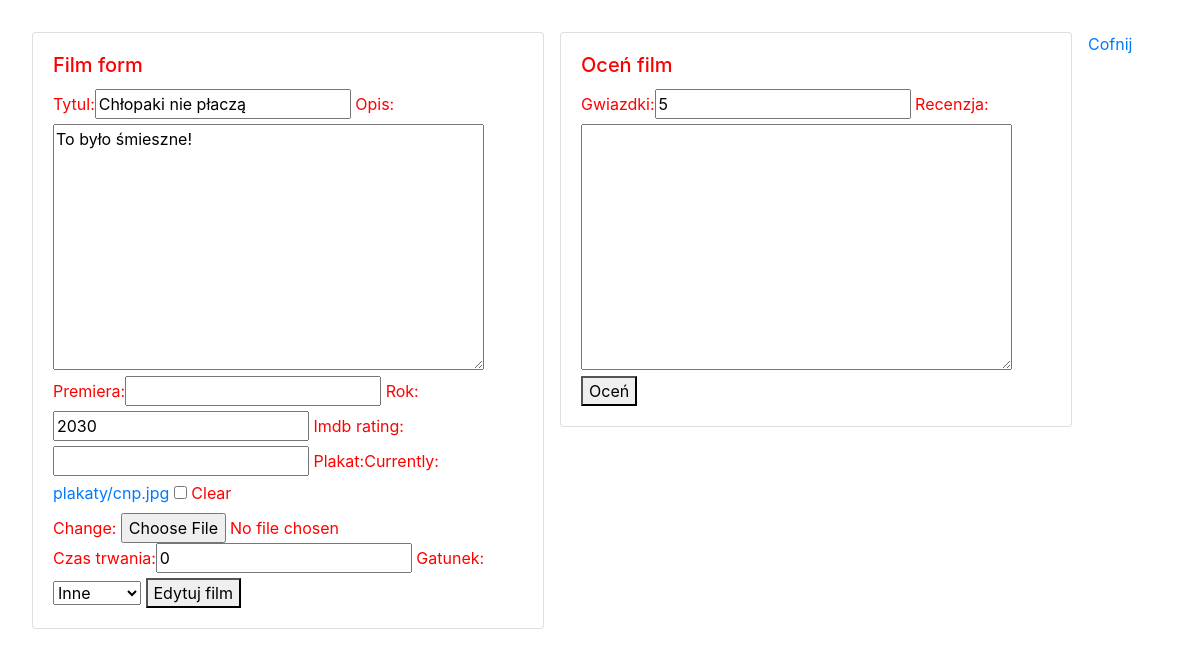
/filmy/edytuj/4 (signed in), run on the app's committed database.
### filmyweb/models.py (models this page shows, shortened)
class Film(models.Model):
    tytul = models.CharField(max_length=64, blank=False, unique=True) # Krótki tekst
    rok = models.PositiveSmallIntegerField(default=2000)
    opis = models.TextField(default="") # Długi tekst
    premiera = models.DateField(null=True, blank=True)
    imdb_rating = models.DecimalField(max_digits=4, decimal_places=2, null=True, blank=True)
    plakat = models.ImageField(upload_to="plakaty", null=True, blank=True)
    dodatkowe = models.OneToOneField(DodatkoweInfo, on_delete=models.CASCADE, null=True, blank=True)

### filmyweb/views.py (the view)
# urls.py: path('edytuj/<int:id>', edytuj_film, name="edytuj_film"),
@login_required
def edytuj_film(request, id):
    film = get_object_or_404(Film, pk=id)
    oceny = Ocena.objects.filter(film=film.id)
    try:
        dodatkowe = DodatkoweInfo.objects.get(film=film.id)
    except DodatkoweInfo.DoesNotExist:
        dodatkowe = None
    form = FilmForm(request.POST or None, request.FILES or None, instance=film)
    form_dodatkowe = DodatkoweInfoForm(request.POST or None, instance=dodatkowe)
    form_ocena = OcenaForm(request.POST or None)
    if request.method == 'POST':
        if 'gwiazdki' in request.POST:
            ocena = form_ocena.save(commit=False)
            ocena.film = film
            ocena.save()
    if all([form.is_valid(), form_dodatkowe.is_valid()]):
        film = form.save(commit=False)
        dodatkowe = form_dodatkowe.save()
        film.dodatkowe = dodatkowe
        film.save()
        return redirect(wszystkie_filmy)
    return render(request, 'film_form.html', {'form':form,'form_dodatkowe':form_dodatkowe,'oceny':oceny,'form_ocena':form_ocena, 'nowy':False})

### filmyweb/forms.py
class FilmForm(ModelForm):
    class Meta:
        model = Film
        fields = ['tytul', 'opis', 'premiera', 'rok', 'imdb_rating', 'plakat']

class DodatkoweInfoForm(ModelForm):
    class Meta:
        model = DodatkoweInfo
        fields = ['czas_trwania', 'gatunek']

### filmyweb/templates/film_form.html (shortened to what this page needs)
{% extends 'glowny.html' %}
{% load bootstrap %}
{% block strona %}
<div class="card" style="width: 32rem; float: left; margin-right: 1rem">
  <div class="card-body">
    <h5 class="card-title">Film form</h5>
    <form method="post" enctype="multipart/form-data">
    {{ form|bootstrap }}
    {{ form_dodatkowe|bootstrap }}
        {% if nowy %}
        <button type="submit">Dodaj film</button>
        {% else %}
        <button type="submit">Edytuj film</button>
        {% endif %}
</form>
  </div>
</div>
<div class="card" style="width: 32rem; float: left; margin-right: 1rem">
  <div class="card-body">
    <h5 class="card-title">Oceń film</h5>
    <form method="post" enctype="multipart/form-data">
    {{ form_ocena|bootstrap }}
        <button type="submit">Oceń</button>
    </form>
  </div>
</div>
<a href="{% url 'wszystkie_filmy' %}">Cofnij</a>
{% endblock %}

### filmyweb/static/nowszy.css (style rules this page uses)
body { padding: 2rem; color: red; }

### filmyweb/static/final.css (style rules this page uses)
body { padding: 2rem; color: red; }

### data on the page
Film: tytul "Chłopaki nie płaczą", opis "To było śmieszne!", rok "2030"
